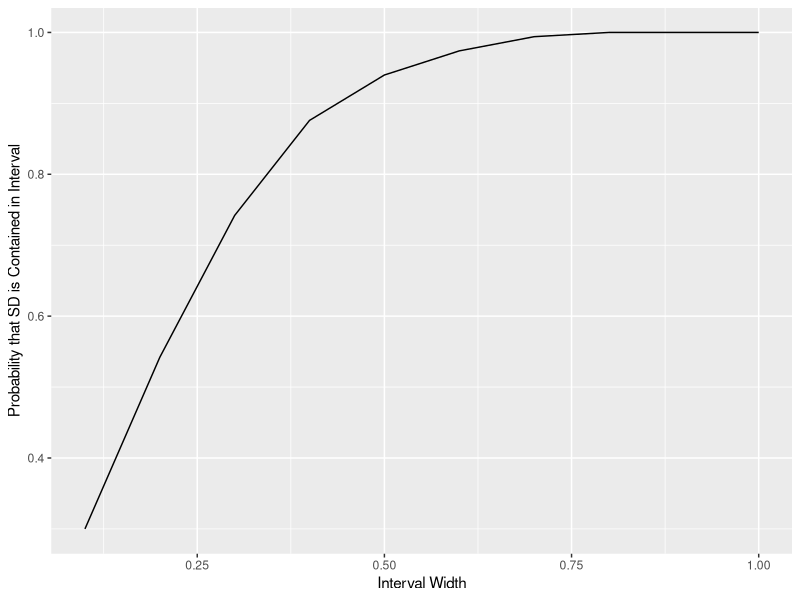

This figure's R source:
## ---- chunk 1
knitr::opts_chunk$set(echo = TRUE)
## ---- chunk 2

# Problem
##Q1.Can you devise a way to compute a confidence interval for the population variance?


#import ggplot
library(ggplot2)

#define an confidence interval width of 1
int_width <- 1

#number of data points to generate
n <- 30

mu <- 2.5
sig <- 1

#generate normal distributed data
x <- rnorm(n, mean=mu, sd=sig)

#compute mean of sample created
samp_mean <- mean(x)

#create an interval centered around the mean
interval <- c(samp_mean - int_width/2, samp_mean + int_width/2)

##__Q1.__: Does the confidence interval contain the true parameter? Yes. 
print(interval)

#define number of repetitions/MC sims to run
n_reps <- 1000

# define a series of interval widths
interval_width <- seq(0.1, 1.0, 0.1)
# store the number of interval widths generated
n_interval_widths <- length(interval_width)

# create a vector to store the number of times the population mean is contained
sig_contained <- rep(0, n_interval_widths)

#create for loop to go through each repetition
for (rep in 1:n_reps){
  
  #simulate a data set
  x_rep <- rnorm(n, mean=mu, sd=sig)
  #compute mean for simulated data set
  xr_sd <- sd(x_rep)
  
  for (i in 1:n_interval_widths){
    #check if true mean is in interval
    if ((sig > xr_sd - 0.5*interval_width[i]) && (sig < xr_sd + 0.5*interval_width[i])){
      # if it is, we increment the count by one for this width
      sig_contained[i] <- sig_contained[i] + 1
    }
  }
}

#calculate, for each width, an estimate of the probability that a confidence interval of that width will contain the population mean
prob_sig_contained <- sig_contained/n_reps

#use ggplot to plot this relationship, first creating a data frame
sig_df <- data.frame(int_width = interval_width, prob_sig_contained = prob_sig_contained)

ggplot(sig_df, aes(x=interval_width, y=prob_sig_contained)) + geom_line() + xlab("Interval Width") + ylab("Probability that SD is Contained in Interval")

print(sig_df)



